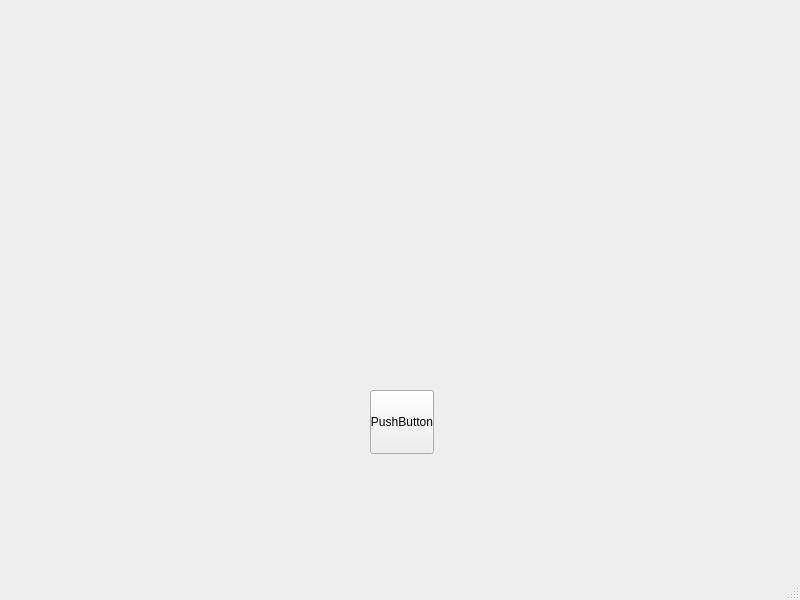
<?xml version="1.0" encoding="UTF-8"?>
<ui version="4.0">
 <class>MainWindow</class>
 <widget class="QMainWindow" name="MainWindow">
  <property name="geometry">
   <rect>
    <x>0</x>
    <y>0</y>
    <width>800</width>
    <height>600</height>
   </rect>
  </property>
  <property name="windowTitle">
   <string>MainWindow</string>
  </property>
  <widget class="QWidget" name="centralwidget">
   <widget class="QPushButton" name="exit_button">
    <property name="geometry">
     <rect>
      <x>370</x>
      <y>390</y>
      <width>64</width>
      <height>64</height>
     </rect>
    </property>
    <property name="styleSheet">
     <string notr="true">background-image: url(:/res/exit.png);</string>
    </property>
    <property name="text">
     <string>PushButton</string>
    </property>
   </widget>
  </widget>
  <widget class="QStatusBar" name="statusbar"/>
 </widget>
 <resources>
  <include location="resources.qrc"/>
 </resources>
 <connections/>
</ui>
